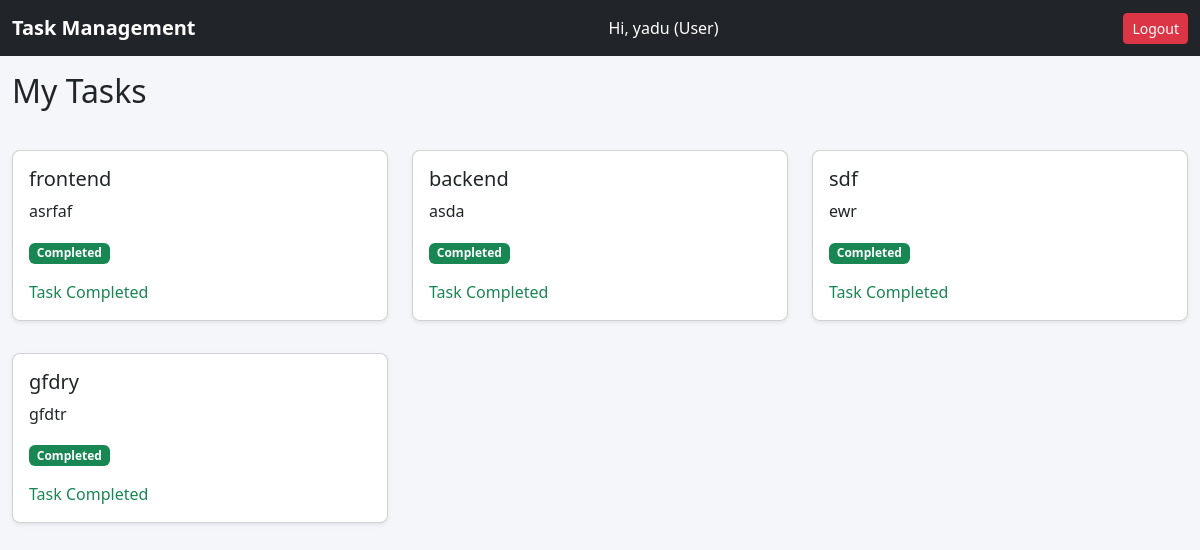
The page /user/ (signed in) on the database as committed earlier.
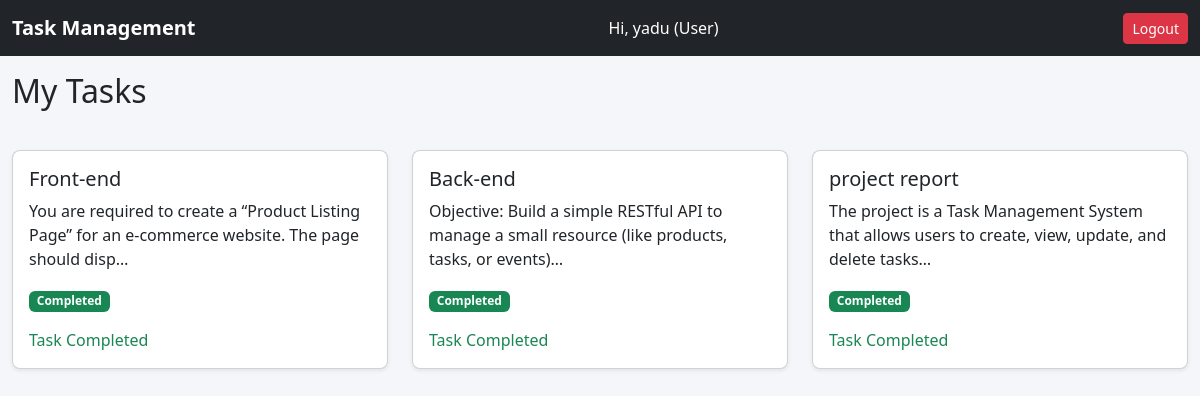
The same page on the database as committed later.
### tasks/models.py (models this page shows, shortened)
class Task(models.Model):
    STATUS_CHOICES = (
        ('pending', 'Pending'),
        ('in_progress', 'In Progress'),
        ('completed', 'Completed'),
    )
    title = models.CharField(max_length=200)
    description = models.TextField(null=True, blank=True)
    assigned_to = models.ForeignKey(User, on_delete=models.CASCADE)
    due_date = models.DateField(null=True, blank=True)
    status = models.CharField(max_length=20, choices=STATUS_CHOICES, default='pending')
    completion_report = models.TextField(null=True, blank=True)
    worked_hours = models.DecimalField(max_digits=5, decimal_places=2, null=True, blank=True)

### tasks/views.py (the view)
# urls.py: path('user/', views.user_dashboard, name='user_dashboard'),
@login_required
@user_passes_test(is_user)
def user_dashboard(request):
    tasks = Task.objects.filter(assigned_to=request.user)
    return render(request, 'tasks/user_dashboard.html', {'tasks': tasks})

### tasks/views.py (called while the page is built)
def is_user(user):
    return user.role == 'user'

### tasks/templates/tasks/user_dashboard.html (shortened to what this page needs)
{% extends "tasks/base.html" %}
{% block content %}
<h2 class="mb-4">My Tasks</h2>
<div class="row">
  {% for task in tasks %}
  <div class="col-md-4">
    <div class="card shadow-sm mb-3">
      <div class="card-body">
        <h5 class="card-title">{{ task.title }}</h5>
        <p class="card-text">{{ task.description|truncatechars:100 }}</p>
        <p>
          {% if task.status == "completed" %}
          <span class="badge bg-success">Completed</span>
          {% elif task.status == "in_progress" %}
          <span class="badge bg-warning text-dark">In Progress</span>
          {% else %}
          <span class="badge bg-secondary">Pending</span>
          {% endif %}
        </p>
        {% if task.status != "completed" %}
        <a href="{% url 'complete_task' task.id %}" class="btn btn-primary btn-sm">Complete Task</a>
        {% else %}
        <span class="text-success">Task Completed</span>
        {% endif %}
      </div>
    </div>
  </div>
  {% endfor %}
</div>
{% endblock %}

Rows that differ between the two databases and show on the page:
removed Task: title "frontend", description "asrfaf", status "Completed"
removed Task: title "backend", description "asda", status "Completed"
removed Task: title "sdf", description "ewr", status "Completed"
removed Task: title "gfdry", description "gfdtr", status "Completed"
added Task: title "Front-end", description "You are required to create a “Product Listing Page” for an e-commerce website. The page should disp…", status "Completed"
added Task: title "Back-end", description "Objective: Build a simple RESTful API to manage a small resource (like products, tasks, or events)…", status "Completed"
added Task: title "project report", description "The project is a Task Management System that allows users to create, view, update, and delete tasks…", status "Completed"
